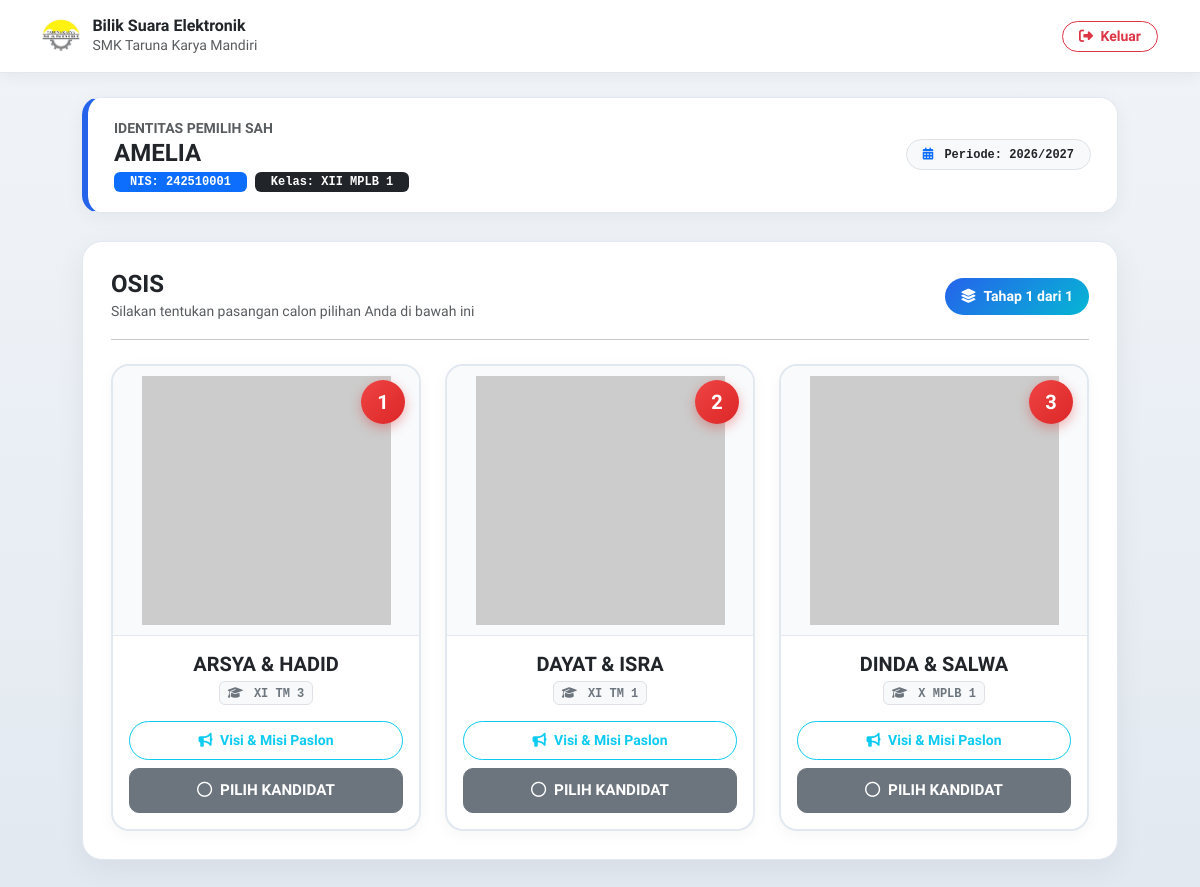
Page /admin/beranda_siswa.php (signed in) on the committed database.
### tables this page shows
CREATE TABLE `siswa` (
  `id_siswa` int(11) NOT NULL AUTO_INCREMENT,
  `id_periode` int(11) NOT NULL,
  `nis` varchar(20) NOT NULL,
  `nama_siswa` varchar(100) NOT NULL,
  `kelas` varchar(50) NOT NULL,
  `pin` varchar(10) NOT NULL,
  `status_pilih` tinyint(1) DEFAULT 0,
  `status_aktif` tinyint(1) DEFAULT 1,
  PRIMARY KEY (`id_siswa`),
  KEY `id_periode` (`id_periode`),
  CONSTRAINT `siswa_ibfk_1` FOREIGN KEY (`id_periode`) REFERENCES `periode` (`id_periode`) ON DELETE CASCADE
);

CREATE TABLE `periode` (
  `id_periode` int(11) NOT NULL AUTO_INCREMENT,
  `nama_periode` varchar(50) NOT NULL,
  `status_aktif` tinyint(1) DEFAULT 1,
  PRIMARY KEY (`id_periode`)
);

CREATE TABLE `eskul` (
  `id_eskul` int(11) NOT NULL AUTO_INCREMENT,
  `nama_eskul` varchar(100) NOT NULL,
  `aturan_pemilih` enum('semua_siswa','hanya_anggota') DEFAULT 'semua_siswa',
  `status_pemilihan` tinyint(1) DEFAULT 0,
  `status_aktif` tinyint(1) DEFAULT 1,
  PRIMARY KEY (`id_eskul`)
);

CREATE TABLE `kandidat` (
  `id_kandidat` int(11) NOT NULL AUTO_INCREMENT,
  `id_eskul` int(11) DEFAULT NULL,
  `no_urut` int(11) NOT NULL,
  `nama_paslon` varchar(150) NOT NULL,
  `kelas_paslon` varchar(100) NOT NULL,
  `visi_misi` text DEFAULT NULL,
  `foto` varchar(255) DEFAULT NULL,
  `status_aktif` tinyint(1) DEFAULT 1,
  PRIMARY KEY (`id_kandidat`),
  KEY `id_eskul` (`id_eskul`),
  CONSTRAINT `kandidat_ibfk_1` FOREIGN KEY (`id_eskul`) REFERENCES `eskul` (`id_eskul`) ON DELETE CASCADE
);

### admin/beranda_siswa.php (the view, shortened to what this page needs)
<?php
require '../config/koneksi.php';
$nis = $_SESSION['nis'];
$stmt_periode = $pdo->query("SELECT id_periode, nama_periode FROM periode WHERE status_aktif = 1 LIMIT 1");
$periode_aktif = $stmt_periode->fetch();
$id_periode = $periode_aktif['id_periode'];
$stmt_siswa = $pdo->prepare("SELECT id_siswa, nis, nama_siswa, kelas, status_pilih FROM siswa WHERE nis = ? AND id_periode = ? AND status_aktif = 1");
$stmt_siswa->execute([$nis, $id_periode]);
$siswa = $stmt_siswa->fetch();
$id_siswa = $siswa['id_siswa'];
$stmt_hak_pilih = $pdo->prepare("
    SELECT e.id_eskul, e.nama_eskul
    FROM eskul e
    WHERE e.status_aktif = 1
    AND e.status_pemilihan = 1
    AND e.id_eskul IN (SELECT DISTINCT id_eskul FROM kandidat WHERE status_aktif = 1)
    AND e.id_eskul NOT IN (SELECT id_eskul FROM riwayat_pilih WHERE id_siswa = ?)
    AND (
        e.aturan_pemilih = 'semua_siswa'
        OR e.id_eskul IN (SELECT id_eskul FROM anggota_eskul WHERE id_siswa = ?)
    )
");
$stmt_hak_pilih->execute([$id_siswa, $id_siswa]);
$daftar_hak_pilih = $stmt_hak_pilih->fetchAll();
?>
<!DOCTYPE html>
<html lang="id">
<head>
    <link href="https://cdn.jsdelivr.net/npm/bootstrap@5.3.0/dist/css/bootstrap.min.css" rel="stylesheet">
    <link rel="stylesheet" href="https://cdnjs.cloudflare.com/ajax/libs/font-awesome/6.4.0/css/all.min.css">
</head>
<body>
    <nav class="siswa-navbar sticky-top">
        <div class="container d-flex justify-content-between align-items-center">
            <div class="d-flex align-items-center">
                <?php if (file_exists('../uploads/logo_utama.png')): ?>
                    <img src="../uploads/logo_utama.png?v=<?= time(); ?>" class="logo-sekolah" alt="Logo">
                <?php else: ?>
                    <div class="rounded-3 bg-primary text-white d-flex align-items-center justify-content-center me-3" style="width: 42px; height: 42px;">
                        <i class="fas fa-vote-yea fs-5"></i>
                    </div>
                <?php endif; ?>
                <div>
                    <div class="fw-bold fs-6 text-dark" style="line-height: 1.2;">Bilik Suara Elektronik</div>
                    <div class="small text-muted">SMK Taruna Karya Mandiri</div>
                </div>
            </div>
            <div>
                <a href="../logout.php" class="btn btn-outline-danger btn-sm rounded-pill px-3 fw-bold" onclick="return confirm('Apakah Anda yakin ingin keluar dari bilik suara?');">
                    <i class="fas fa-sign-out-alt me-1"></i> Keluar
                </a>
            </div>
        </div>
    </nav>
    <div class="container" style="max-width: 1060px;">
        <div class="welcome-card">
            <div>
                <div class="small text-muted text-uppercase fw-bold letter-spacing-1">Identitas Pemilih Sah</div>
                <h4 class="mb-1 fw-bold text-dark">
                    <?= htmlspecialchars($siswa['nama_siswa']); ?>
                </h4>
                <div class="d-flex align-items-center gap-2 mt-1">
                    <span class="badge bg-primary px-3 py-1 font-monospace"><?= ($siswa['kelas'] === 'GURU' ? 'ID Guru' : 'NIS'); ?>: <?= htmlspecialchars($siswa['nis']); ?></span>
                    <span class="badge bg-dark px-3 py-1 font-monospace"><?= ($siswa['kelas'] === 'GURU' ? 'Status' : 'Kelas'); ?>: <?= htmlspecialchars($siswa['kelas']); ?></span>
                </div>
            </div>
            <div>
                <span class="badge bg-light text-dark border px-3 py-2 rounded-pill font-monospace">
                    <i class="fas fa-calendar-alt text-primary me-1"></i> Periode: <?= htmlspecialchars($periode_aktif['nama_periode']); ?>
                </span>
            </div>
        </div>
        <?php if (count($daftar_hak_pilih) == 0): ?>
            <div class="bg-white p-5 rounded-4 shadow-sm text-center mt-4 border">
                <i class="fas fa-clipboard-check text-primary" style="font-size: 3.5rem; margin-bottom: 15px;"></i>
                <h4 class="fw-bold text-dark">Akun Anda Terverifikasi</h4>
                <p class="text-muted max-w-md mx-auto" style="max-width: 500px;">
                    Halo <b><?= htmlspecialchars($siswa['nama_siswa']); ?></b>, akun pemilih Anda telah aktif dan terdata dengan sah di sistem. Namun, saat ini panitia belum membuka bilik pemilihan (ekstrakurikuler/OSIS).
                </p>
                <div class="badge badge-soft-warning p-2 px-3 mb-3">
                    <i class="fas fa-clock me-1"></i> Menunggu Panitia Membuka Sesi Pemilihan
                </div>
                <br>
                <a href="../logout.php" class="btn btn-outline-danger rounded-pill px-4 mt-2">
                    <i class="fas fa-sign-out-alt me-1"></i> Keluar Sementara
                </a>
            </div>
        <?php else: ?>
            <?php
                $total_pemilihan = count($daftar_hak_pilih);
                $index = 0;
            ?>
            <form method="POST" action="" id="formVoting">
                <?php foreach ($daftar_hak_pilih as $eskul): ?>
                    <div id="step-<?= $index; ?>" class="wizard-step <?= $index === 0 ? 'd-block' : 'd-none'; ?>">
                        <div class="d-flex justify-content-between align-items-center mb-3 flex-wrap gap-2">
                            <div class="d-flex align-items-center gap-2">
                                <div>
                                    <h4 class="m-0 text-dark fw-bold"><?= htmlspecialchars($eskul['nama_eskul']); ?></h4>
                                    <small class="text-muted">Silakan tentukan pasangan calon pilihan Anda di bawah ini</small>
                                </div>
                            </div>
                            <span class="badge-stage">
                                <i class="fas fa-layer-group me-1"></i> Tahap <?= $index + 1; ?> dari <?= $total_pemilihan; ?>
                            </span>
                        </div>
                        <hr class="mb-4">
                        <?php
                        $stmt_kan = $pdo->prepare("SELECT * FROM kandidat WHERE id_eskul = ? AND status_aktif = 1 ORDER BY no_urut ASC");
                        $stmt_kan->execute([$eskul['id_eskul']]);
                        $kandidat = $stmt_kan->fetchAll();
                        ?>
                        <?php if (count($kandidat) == 0): ?>
                            <div class="alert alert-warning py-3 rounded-3 text-center">
                                <i class="fas fa-exclamation-circle me-1"></i> Belum ada kandidat terdaftar untuk kategori ini. Silakan hubungi panitia.
                            </div>
                        <?php else: ?>
                            <div class="row g-4 justify-content-center">
                                <?php foreach ($kandidat as $kan): ?>
                                    <div class="col-md-4 col-sm-6">
                                        <label class="w-100 h-100 d-block m-0" style="cursor: pointer;">
                                            <div class="card card-kandidat position-relative">
                                                <div class="no-urut"><?= $kan['no_urut']; ?></div>
                                                <img src="../uploads/<?= htmlspecialchars($kan['foto']); ?>" class="foto-kandidat" alt="Foto Kandidat" onerror="this.onerror=null; this.src='https://via.placeholder.com/300?text=Foto+Kandidat';">
                                                <div class="card-body p-3 text-center">
                                                    <h5 class="fw-bold text-dark mb-1"><?= htmlspecialchars($kan['nama_paslon']); ?></h5>
                                                    <div class="badge bg-light text-secondary border font-monospace mb-3">
                                                        <i class="fas fa-graduation-cap me-1"></i> <?= htmlspecialchars($kan['kelas_paslon']); ?>
                                                    </div>
                                                    <button type="button" class="btn btn-sm btn-outline-info w-100 mb-2 py-2 fw-semibold rounded-pill" data-bs-toggle="modal" data-bs-target="#modalVisi<?= $kan['id_kandidat']; ?>" onclick="event.preventDefault(); event.stopPropagation();">
                                                        <i class="fas fa-bullhorn me-1"></i> Visi & Misi Paslon
                                                    </button>
                                                    <div class="btn-pilih-ui btn btn-secondary w-100">
                                                        <i class="far fa-circle me-1"></i> PILIH KANDIDAT
                                                    </div>
                                                </div>
                                            </div>
                                        </label>
                                    </div>
                                <?php endforeach; ?>
                            </div>
                        <?php endif; ?>
                    </div>
                    <?php $index++; ?>
                <?php endforeach; ?>
            </form>
        <?php endif; ?>
    </div>
</body>
</html>

### admin/beranda_siswa.php (style rules this page uses)
body { font-family: 'Plus Jakarta Sans', sans-serif; background: linear-gradient(180deg, #f1f5f9 0%, #e2e8f0 100%); min-height: 100vh; padding-bottom: 60px; color: #1e293b; }
.siswa-navbar { background-color: #ffffff; box-shadow: 0 4px 15px rgba(0,0,0,0.05); padding: 12px 0; z-index: 1050; border-bottom: 1px solid #e2e8f0; }
.logo-sekolah { height: 48px; object-fit: contain; margin-right: 12px; }
.welcome-card { background: #ffffff; border-radius: 18px; padding: 20px 26px; box-shadow: 0 4px 20px rgba(0,0,0,0.05); display: flex; justify-content: space-between; align-items: center; margin-top: 24px; margin-bottom: 28px; border: 1px solid #e2e8f0; border-left: 6px solid #2563eb; flex-wrap: wrap; gap: 12px; }
.wizard-step { animation: fadeIn 0.35s ease; padding: 28px !important; margin-bottom: 24px !important; background: #ffffff; border-radius: 20px; box-shadow: 0 8px 30px rgba(15, 23, 42, 0.06); border: 1px solid #e2e8f0; }
.card-kandidat { border: 2px solid #e2e8f0; border-radius: 18px; transition: all 0.25s cubic-bezier(0.4, 0, 0.2, 1); cursor: pointer; height: 100%; box-shadow: 0 4px 15px rgba(0,0,0,0.04); background-color: #ffffff; overflow: hidden; position: relative; }
.foto-kandidat { width: 100%; height: 270px; object-fit: contain; background-color: #f8fafc; border-bottom: 1px solid #e2e8f0; padding: 10px; }
.no-urut { position: absolute; top: 14px; right: 14px; background: linear-gradient(135deg, #ef4444 0%, #dc2626 100%); color: #ffffff; width: 44px; height: 44px; border-radius: 50%; display: flex; align-items: center; justify-content: center; font-weight: 800; font-size: 1.25rem; box-shadow: 0 4px 12px rgba(220, 38, 38, 0.35); z-index: 2; }
.btn-pilih-ui { transition: all 0.25s ease; font-size: 0.95rem; font-weight: 700; padding: 10px; border-radius: 10px; }
.badge-stage { background: linear-gradient(135deg, #2563eb, #06b6d4); color: #ffffff; font-weight: 700; padding: 8px 16px; border-radius: 9999px; font-size: 0.88rem; }

### rows in the picture
siswa: nama_siswa "AMELIA", nis "242510001", kelas "XII MPLB 1"
periode: nama_periode "2026/2027"
eskul: nama_eskul "OSIS"
kandidat: no_urut "1", nama_paslon "ARSYA & HADID", kelas_paslon "XI TM 3"
kandidat: no_urut "2", nama_paslon "DAYAT & ISRA", kelas_paslon "XI TM 1"
kandidat: no_urut "3", nama_paslon "DINDA & SALWA", kelas_paslon "X MPLB 1"
